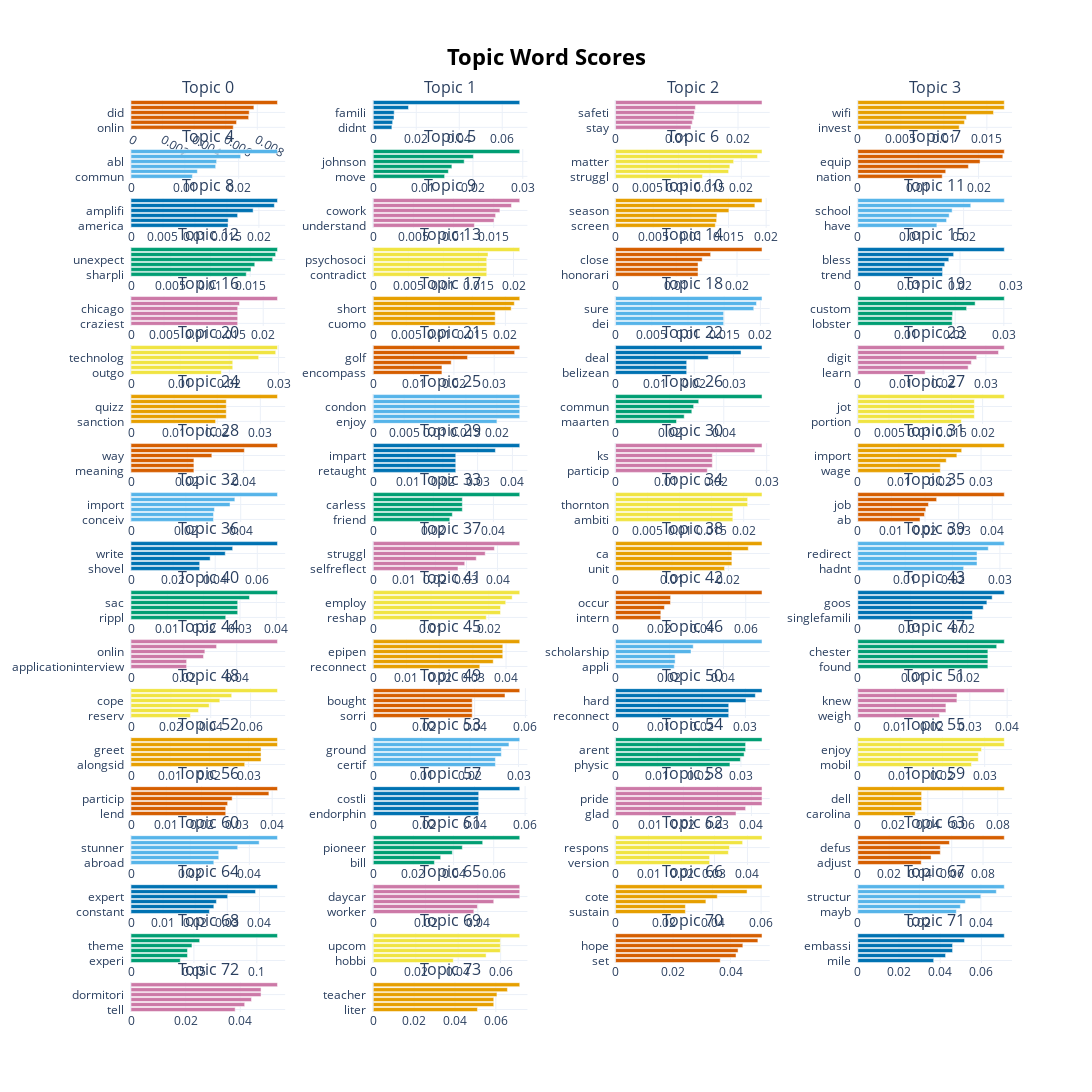

The cell this chart's notebook holds for it:
### Code cell
# show words for each topic
topic_model.visualize_barchart(top_n_topics=topic_model.get_topic_info().shape[0], n_words=10, height=350, width=400)
